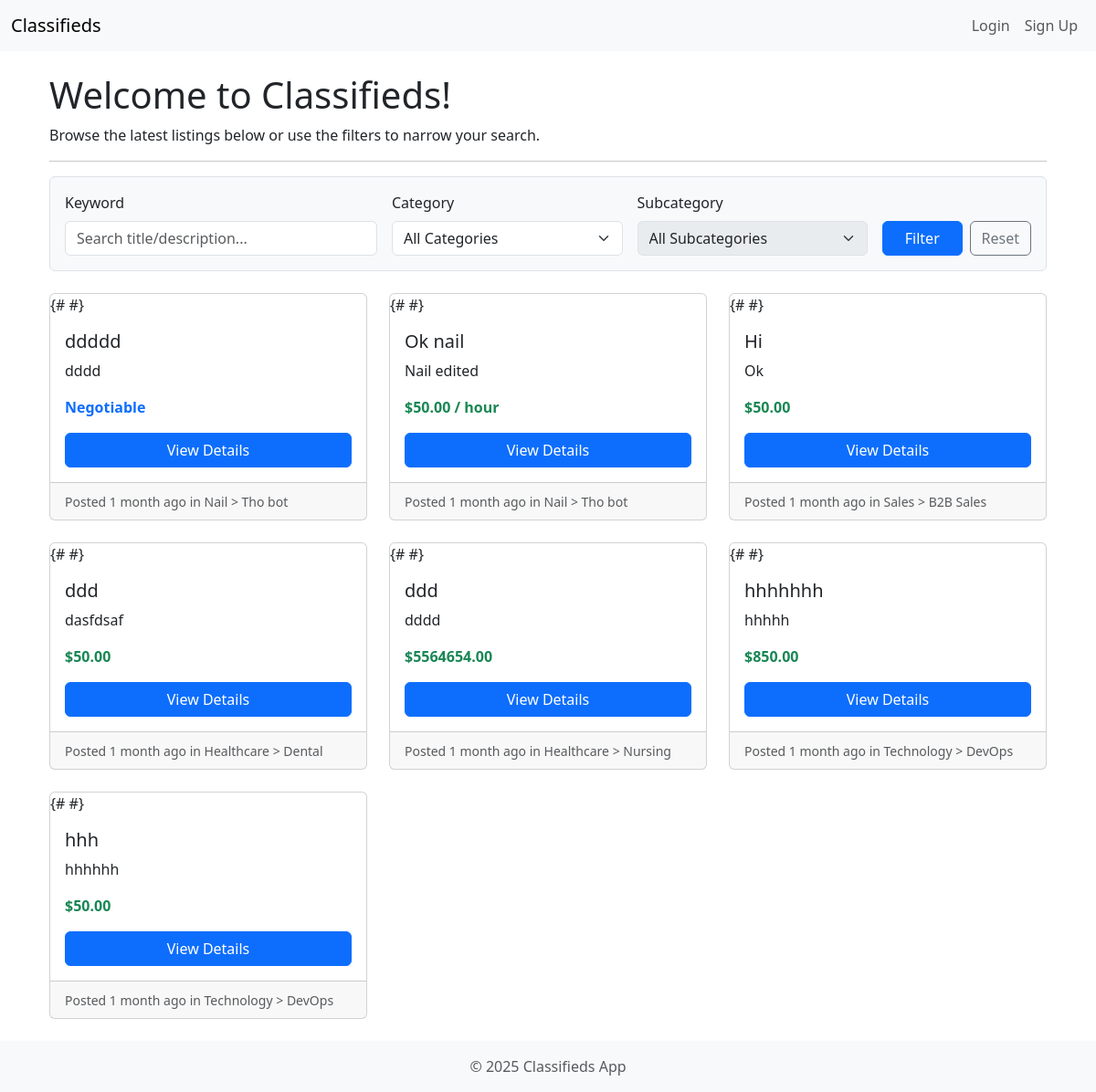
Before: / with the older database file.
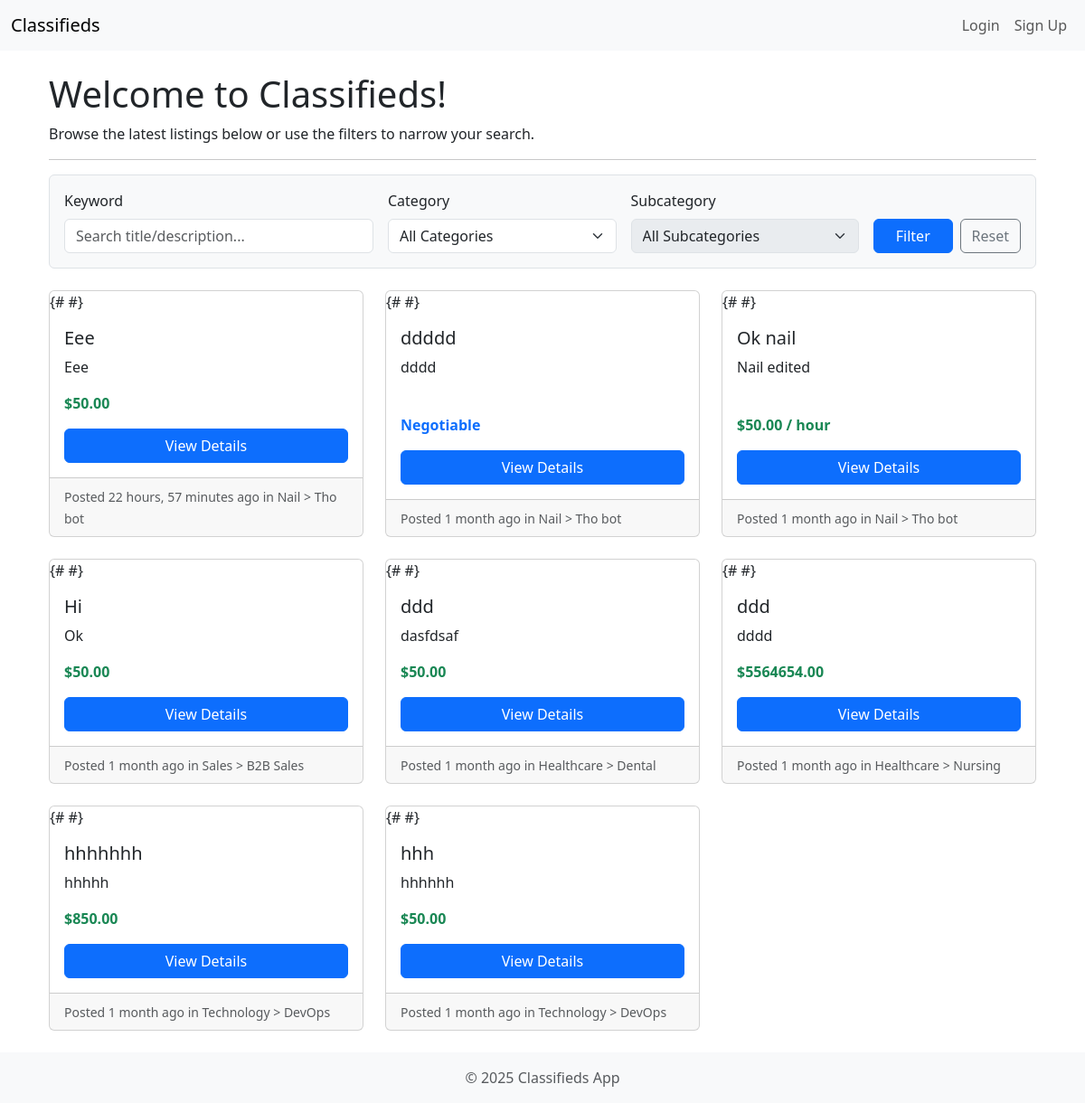
After: the same page with the newer database file.
### listings/models.py (models this page shows, shortened)
class Ad(models.Model):
    STATUS_PENDING = 'pending'
    STATUS_APPROVED = 'approved'
    STATUS_DENIED = 'denied'
    STATUS_CHOICES = [
        (STATUS_PENDING, 'Pending Approval'),
        (STATUS_APPROVED, 'Approved'),
        (STATUS_DENIED, 'Denied'),
    ]
    PRICE_TYPE_FIXED = 'fixed'
    PRICE_TYPE_PER_HOUR = 'per_hour'
    PRICE_TYPE_NEGOTIABLE = 'negotiable'
    PRICE_TYPE_FREE = 'free' # Added Free as an option
    PRICE_TYPE_CHOICES = [
        (PRICE_TYPE_FIXED, 'Fixed Price'),
        (PRICE_TYPE_PER_HOUR, 'Per Hour'),
        (PRICE_TYPE_NEGOTIABLE, 'Negotiable'),
        (PRICE_TYPE_FREE, 'Free'),
    ]
    title = models.CharField(max_length=200)
    description = models.TextField()
    price_type = models.CharField(
        max_length=10,
        choices=PRICE_TYPE_CHOICES,
        default=PRICE_TYPE_FIXED
    )
    price = models.DecimalField(max_digits=10, decimal_places=2, blank=True, null=True) # Keep allowing null
    location = models.CharField(max_length=150, blank=True, null=True)
    category = models.ForeignKey(Category, on_delete=models.SET_NULL, null=True, related_name='ads')
    subcategory = models.ForeignKey(SubCategory, on_delete=models.SET_NULL, null=True, related_name='ads')
    author = models.ForeignKey(User, on_delete=models.CASCADE, related_name='ads')
    status = models.CharField(max_length=10, choices=STATUS_CHOICES, default=STATUS_PENDING)
    created_at = models.DateTimeField(auto_now_add=True)
    updated_at = models.DateTimeField(auto_now=True)
    class Meta:
        ordering = ['-created_at'] # Show newest ads first by default
    def get_absolute_url(self):
        return reverse('ad_detail', kwargs={'pk': self.pk})

class Category(models.Model):
    name = models.CharField(max_length=100, unique=True)
    slug = models.SlugField(max_length=110, unique=True, blank=True)
    description = models.TextField(blank=True, null=True)
    class Meta:
        verbose_name_plural = "Categories" # Correct pluralization in admin

class SubCategory(models.Model):
    category = models.ForeignKey(Category, on_delete=models.CASCADE, related_name='subcategories')
    name = models.CharField(max_length=100)
    slug = models.SlugField(max_length=110, unique=True, blank=True)
    description = models.TextField(blank=True, null=True)
    class Meta:
        verbose_name_plural = "Subcategories"
        unique_together = ('category', 'name') # Ensure unique subcategory names within a category

### listings/views.py (the view)
# urls.py: path('', HomePageView.as_view(), name='home'),
class HomePageView(ListView):
    model = Ad
    template_name = 'home.html'
    context_object_name = 'ad_list'
    paginate_by = 10
    def get_queryset(self):
        queryset = Ad.objects.filter(status=Ad.STATUS_APPROVED)
        query = self.request.GET.get('q')
        category_id = self.request.GET.get('category')
        subcategory_id = self.request.GET.get('subcategory')
        if query:
            queryset = queryset.filter(
                Q(title__icontains=query) | Q(description__icontains=query)
            )
        if category_id and category_id.isdigit():
            queryset = queryset.filter(category_id=category_id)
        if subcategory_id and subcategory_id.isdigit():
            queryset = queryset.filter(subcategory_id=subcategory_id)
        return queryset.order_by('-created_at')
    def get_context_data(self, **kwargs):
        context = super().get_context_data(**kwargs)
        context['categories'] = Category.objects.order_by('name')
        context['current_filters'] = {
            'q': self.request.GET.get('q', ''),
            'category': self.request.GET.get('category', ''),
            'subcategory': self.request.GET.get('subcategory', ''),
        }
        category_id = self.request.GET.get('category')
        if category_id and category_id.isdigit():
             context['subcategories'] = SubCategory.objects.filter(category_id=category_id).order_by('name')
        else:
             context['subcategories'] = SubCategory.objects.none() # Empty queryset if no category selected
        return context

### templates/home.html (shortened to what this page needs)
{% extends "base.html" %}
{% block content %}
<div class="container mt-4">
    <h1>Welcome to Classifieds!</h1>
    <p>Browse the latest listings below or use the filters to narrow your search.</p>
    <hr>
    <form method="get" action="{% url 'home' %}" class="mb-4 p-3 border rounded bg-light">
        <div class="row g-3 align-items-end">
            <div class="col-md-4">
                <label for="id_q" class="form-label">Keyword</label>
                <input type="text" name="q" id="id_q" class="form-control" placeholder="Search title/description..." value="{{ current_filters.q|default:'' }}">
            </div>
            <div class="col-md-3">
                <label for="id_category" class="form-label">Category</label>
                <select name="category" id="id_category" class="form-select">
                    <option value="">All Categories</option>
                </select>
            </div>
            <div class="col-md-3">
                <label for="id_subcategory" class="form-label">Subcategory</label>
                <select name="subcategory" id="id_subcategory" class="form-select">
                    <option value="">All Subcategories</option>
                </select>
            </div>
            <div class="col-md-2 d-grid gap-2 d-md-flex align-items-end">
                <button type="submit" class="btn btn-primary flex-grow-1">Filter</button>
                <a href="{% url 'home' %}" class="btn btn-outline-secondary">Reset</a>
            </div>
        </div>
    </form>
    <div class="row row-cols-1 row-cols-md-2 row-cols-lg-3 g-4">
        {% for ad in ad_list %}
            <div class="col">
                <div class="card h-100">
                    <div class="card-body d-flex flex-column">
                        <h5 class="card-title">{{ ad.title }}</h5>
                        <p class="card-text flex-grow-1">{{ ad.description|truncatewords:20 }}</p>
                        <p class="card-text fw-bold">
                            {% if ad.price_type == ad.PRICE_TYPE_FIXED %}
                                <span class="text-success">${{ ad.price|floatformat:2 }}</span>
                            {% elif ad.price_type == ad.PRICE_TYPE_PER_HOUR %}
                                <span class="text-success">${{ ad.price|floatformat:2 }} / hour</span>
                            {% elif ad.price_type == ad.PRICE_TYPE_NEGOTIABLE %}
                                <span class="text-primary">Negotiable</span>
                            {% elif ad.price_type == ad.PRICE_TYPE_FREE %}
                                <span class="text-info">Free</span>
                            {% endif %}
                        </p>
                        <a href="{{ ad.get_absolute_url }}" class="btn btn-primary mt-auto">View Details</a>
                    </div>
                    <div class="card-footer">
                        <small class="text-muted">Posted {{ ad.created_at|timesince }} ago in {{ ad.category.name }}{% if ad.subcategory %} > {{ ad.subcategory.name }}{% endif %}</small>
                    </div>
                </div>
            </div>
        {% empty %}
            <div class="col-12">
                <p class="text-center">No advertisements found matching your criteria.</p>
            </div>
        {% endfor %}
    </div>
</div>
{% endblock content %}

Changed rows visible on the page:
added Ad: title "Eee", description "Eee", price "50.00", created_at "22 hours, 57 minutes", category.name "Nail", subcategory.name "Tho bot"
